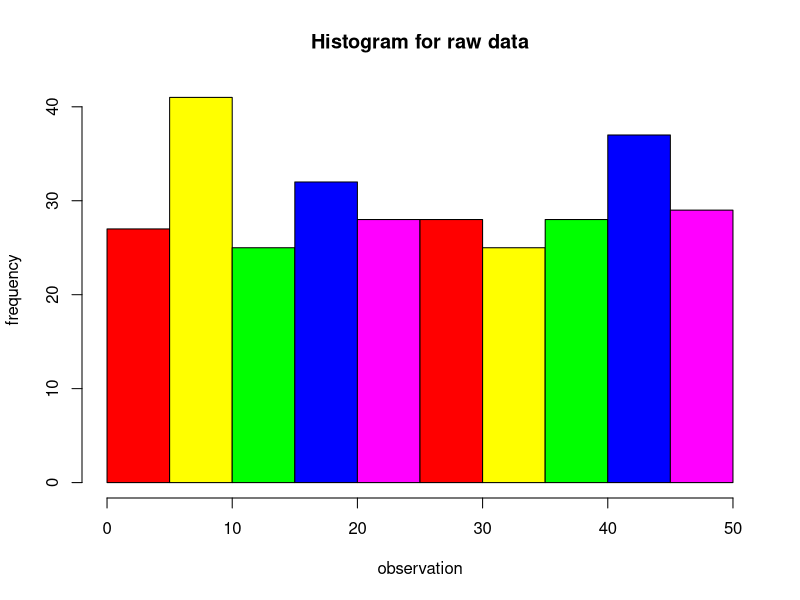

This chart was generated by the following R code:
#convert raw data to freq dist) 
x1=c(6.38, 37.96, 15.93, 36.47, 12.38, 20.28, 25.89, 47.06, 3.84, 15.93, 12.81, 19.87, 38.39, 43.37, 34.28, 34.16, 9.09, 40.34, 35.89, 46.51, 1.37, 30.22, 18.97, 37.36, 38.34, 13.78, 13.49, 34.26, 24.79, 19.55, 3.72, 45.05, 40.28, 24.57, 2.57, 26.09, 19.28, 25.43, 20.56, 2.03, 26.69, 8.86, 11.05, 48.79, 48.35, 38.24, 4.74, 26.28, 30.41, 22.41, 1.08, 22.34, 25.55, 33.81, 35.05, 39.34, 7.81, 9.00, 38.22, 22.74, 31.85, 6.12, 41.94, 17.36, 10.78, 35.03, 9.13, 4.62, 2.87, 42.45, 19.30, 44.15, 5.43, 25.30, 37.96, 30.69, 26.89, 45.60, 49.30, 14.71, 7.05, 9.54, 44.19, 7.11, 15.65, 9.07, 4.56, 12.68, 36.12, 32.61, 4.72, 9.46, 8.14, 20.20, 12.36, 28.51, 29.59, 5.84, 8.79, 46.18, 43.11, 45.45, 6.65, 2.74, 29.70, 16.39, 28.29, 18.37, 8.02, 28.79, 17.37, 6.90, 13.54, 18.32, 41.73, 39.38, 47.07, 42.12, 8.30, 29.94, 41.37, 31.96, 24.03, 13.68, 2.20, 17.11, 12.02, 43.99, 34.21, 26.77, 28.33, 13.13, 1.36, 47.50, 36.24, 14.69, 37.45, 43.67, 19.64, 36.25, 12.74, 32.74, 48.81, 19.52, 23.74, 40.80, 25.23, 3.47, 7.40, 8.91, 5.38, 20.7, 4.13, 28.54, 17.49, 27.49, 45.75, 19.96, 48.05, 19.85, 47.14, 34.35, 45.23, 13.44, 20.90, 1.70, 6.41, 25.58, 19.20, 40.49, 1.39, 41.99, 19.47, 19.88, 47.62, 24.31, 28.05, 46.80, 43.31, 13.74, 34.70, 22.95, 11.68, 34.63, 48.01, 13.71, 23.97, 16.75, 9.07, 36.02, 26.88, 12.50, 4.16, 34.11, 40.50, 6.66, 34.91, 2.07, 18.71, 36.88, 16.32, 22.91, 41.45, 17.26, 8.06, 15.75, 8.97, 42.13, 33.55, 7.80, 16.97, 41.74, 41.30, 8.32, 21.64, 22.81, 44.31, 21.33, 34.80, 36.13, 1.61, 2.85, 5.45, 20.54, 45.11, 22.80, 38.00, 35.86, 9.17, 43.59, 5.37, 8.99, 42.62, 31.78, 11.21, 33.97, 48.25, 44.21, 48.13, 23.77, 4.57, 43.84, 10.74, 27.19, 6.17, 19.82, 37.64, 35.09, 5.82, 30.97, 2.03, 32.84, 48.94, 42.28, 42.30, 19.99, 39.86, 20.90, 13.41, 21.55, 25.28, 43.05, 36.88, 48.75, 5.90, 41.80, 23.08, 42.67, 28.92, 48.12, 47.78, 14.91, 37.24, 4.47, 45.11, 7.54, 28.24, 30.42, 7.52, 25.96, 18.99, 1.16, 3.35, 44.22, 41.35, 21.24, 46.16, 24.39, 24.27, 33.23, 9.00, 5.66, 43.21, 12.75, 28.21, 42.62, 18.13, 48.81, 43.60, 37.95)

print(x1)
length(x1)
range(x1)
bins=seq(1, 50, by=4)
print(bins)
CI=cut(x1, bins, right="TRUE")
print(CI)
t=table(CI)
print(t)
transform(t)
h=hist(x1, main="Histogram for raw data", xlab="observation", ylab="frequency", col=c("Red", "Yellow", "Green", "Blue", "Magenta"))
print(h)
